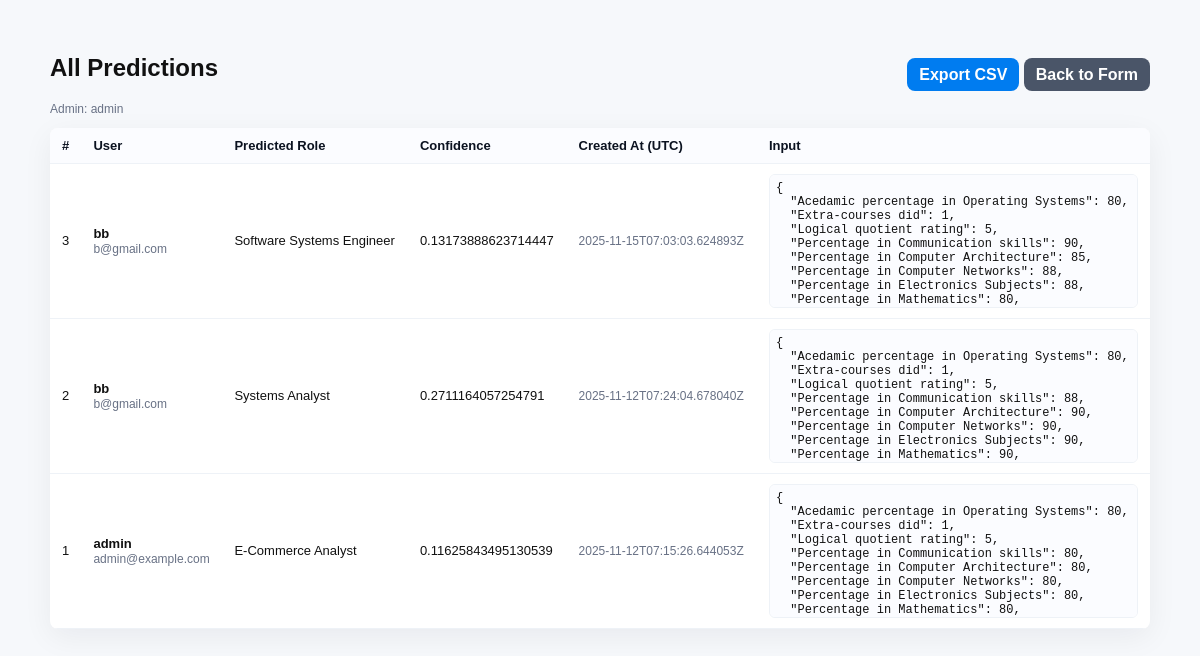
Before: /admin (signed in) with the older database file.
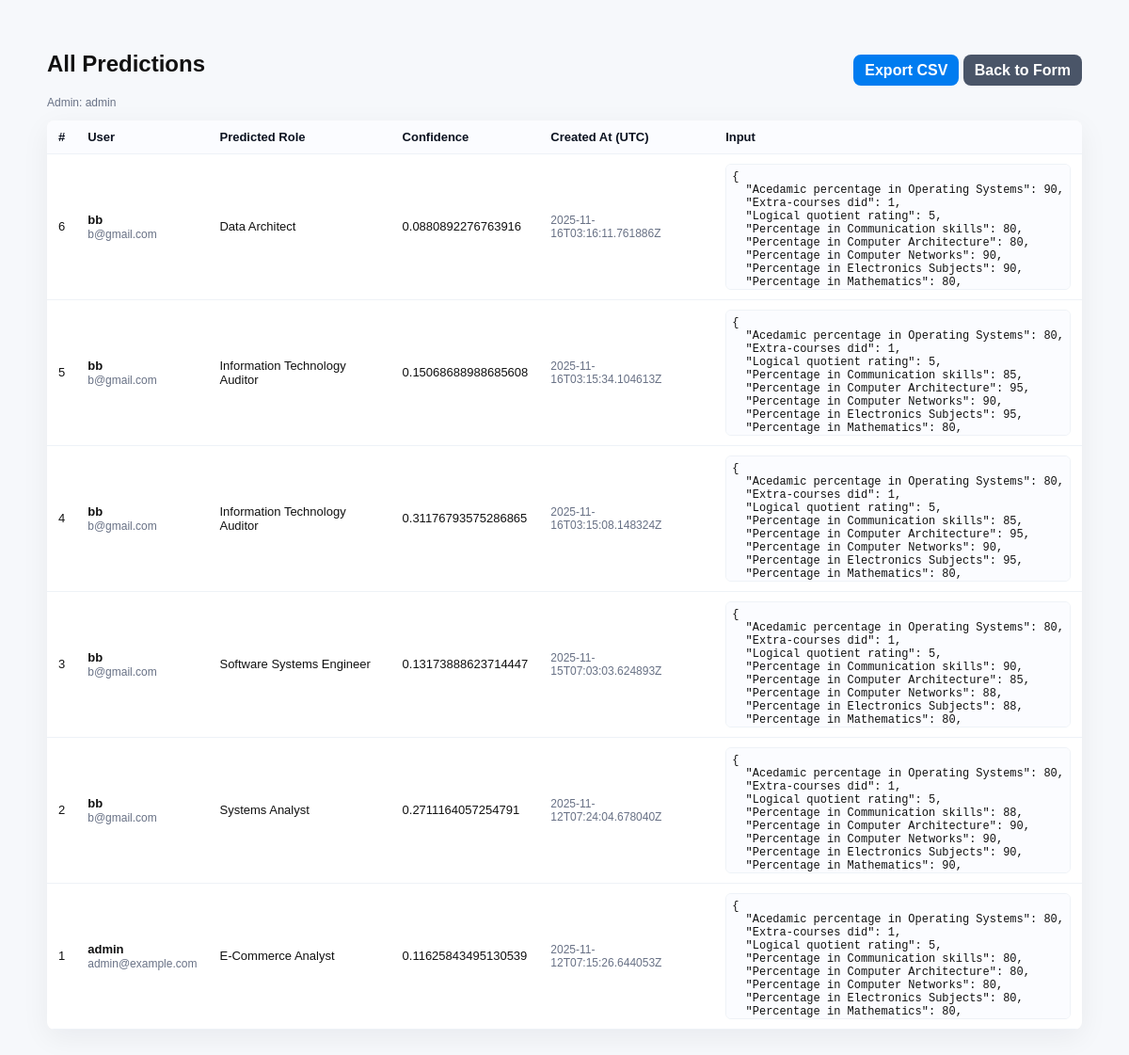
After: the same page with the newer database file.
### tables this page shows
CREATE TABLE predictions (
            id INTEGER PRIMARY KEY AUTOINCREMENT,
            user_id INTEGER NULL,
            input_json TEXT NOT NULL,
            predicted_role TEXT,
            confidence REAL,
            created_at TEXT NOT NULL,
            FOREIGN KEY (user_id) REFERENCES users(id)
        );

CREATE TABLE users (
            id INTEGER PRIMARY KEY AUTOINCREMENT,
            username TEXT UNIQUE NOT NULL,
            email TEXT UNIQUE NOT NULL,
            password_hash TEXT NOT NULL
        , reset_code_hash TEXT, reset_code_expiry DATETIME);

### app.py (the view)
@app.route("/admin")
def admin():
    user = session.get("user")
    if not is_admin_user(user):
        session["show_login"] = True
        return redirect(url_for("home"))
    with get_conn() as conn:
        c = conn.cursor()
        c.execute("""
          SELECT p.id, p.user_id, u.username, u.email, p.predicted_role, p.confidence, p.created_at, p.input_json
          FROM predictions p
          LEFT JOIN users u ON u.id = p.user_id
          ORDER BY p.id DESC
          LIMIT 1000
        """)
        rows = c.fetchall()
    items = []
    for r in rows:
        pid, uid, uname, email, role, conf, created_at, input_json = r
        try:
            inp = json.loads(input_json)
        except Exception:
            inp = {"raw": input_json}
        items.append({
            "id": pid,
            "user_id": uid,
            "username": uname,
            "email": email,
            "predicted_role": role,
            "confidence": conf,
            "created_at": created_at,
            "input": inp
        })
    return render_template("admin.html", user=user, items=items)

### app.py (called while the page is built)
def get_conn():
    os.makedirs(os.path.dirname(DB_PATH), exist_ok=True)
    conn = sqlite3.connect(DB_PATH, timeout=30, check_same_thread=False)
    try:
        cur = conn.cursor()
        try:
            cur.execute("PRAGMA journal_mode=WAL;")
            cur.execute("PRAGMA synchronous=NORMAL;")
        except Exception:
            pass
        finally:
            cur.close()
    except Exception:
        pass
    return conn

def is_admin_user(session_user):
    try:
        return session_user and session_user.get("username") and session_user.get("username").lower() == "admin"
    except Exception:
        return False

### templates/admin.html (shortened to what this page needs)
<!doctype html>
<html lang="en">
<head>
</head>
<body>
  <div class="wrap">
    <div class="top">
      <div>
        <h2>All Predictions</h2>
        <div class="small">Admin: {{ user.username }}</div>
      </div>
      <div>
        <a class="btn" href="{{ url_for('export_csv') }}">Export CSV</a>
        <a class="btn" style="background:#4a5568" href="{{ url_for('index') }}">Back to Form</a>
      </div>
    </div>
    <table>
      <thead>
        <tr>
          <th>#</th>
          <th>User</th>
          <th>Predicted Role</th>
          <th>Confidence</th>
          <th>Created At (UTC)</th>
          <th>Input</th>
        </tr>
      </thead>
      <tbody>
        {% for it in items %}
          <tr>
            <td>{{ it.id }}</td>
            <td>
              {% if it.username %}<strong>{{ it.username }}</strong><br><span class="small">{{ it.email }}</span>{% else %}Anonymous{% endif %}
            </td>
            <td>{{ it.predicted_role }}</td>
            <td>{% if it.confidence %}{{ it.confidence }}{% else %}-{% endif %}</td>
            <td class="small">{{ it.created_at }}</td>
            <td><pre>{{ it.input | tojson(indent=2) }}</pre></td>
          </tr>
        {% endfor %}
      </tbody>
    </table>
  </div>
</body>
</html>

Changed rows visible on the page:
added predictions: id "6", username "bb", email "b@gmail.com", predicted_role "Data Architect", confidence "0.0880892276763916", created_at "2025-11-16T03:16:11.761886Z", input|tojson "{ \"Acedamic percentage in Operating Systems\": 90, \"Extra-courses did\": 1, \"Logical quotient rating\": 5, \"Percentage in Communication skills\": 80, \"Percentage in Computer Architecture\": 80, \"Percentage in Computer Networks\": 90, \"Percentage in Electronics Subjects\": 90, \"Percentage in Mathematics\": 80,…"
added predictions: id "5", username "bb", email "b@gmail.com", predicted_role "Information Technology Auditor", confidence "0.15068688988685608", created_at "2025-11-16T03:15:34.104613Z", input|tojson "{ \"Acedamic percentage in Operating Systems\": 80, \"Extra-courses did\": 1, \"Logical quotient rating\": 5, \"Percentage in Communication skills\": 85, \"Percentage in Computer Architecture\": 95, \"Percentage in Computer Networks\": 90, \"Percentage in Electronics Subjects\": 95, \"Percentage in Mathematics\": 80,…"
added predictions: id "4", username "bb", email "b@gmail.com", predicted_role "Information Technology Auditor", confidence "0.31176793575286865", created_at "2025-11-16T03:15:08.148324Z", input|tojson "{ \"Acedamic percentage in Operating Systems\": 80, \"Extra-courses did\": 1, \"Logical quotient rating\": 5, \"Percentage in Communication skills\": 85, \"Percentage in Computer Architecture\": 95, \"Percentage in Computer Networks\": 90, \"Percentage in Electronics Subjects\": 95, \"Percentage in Mathematics\": 80,…"
